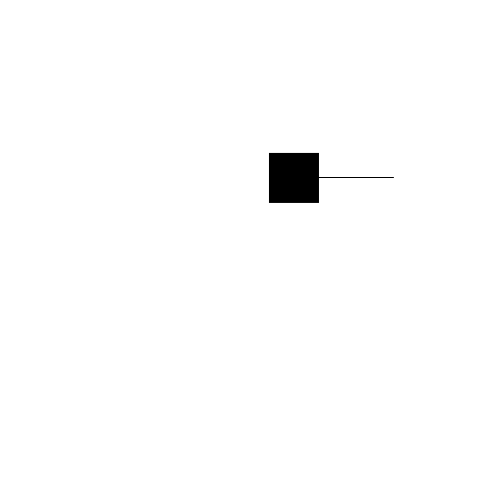
Frame 1 (no input)
Frame 60 (the mouse pressed at the canvas centre just before this capture): identical to frame 1, image omitted
Frame 120 (the mouse held since frame 60 and released just before this capture): identical to frame 1, image omitted

The Processing sketch that drew this single still picture (run headless with seeded random() and noise(); from frame 60 on, the mouse is pressed at the canvas centre):

// Processing sketch: ch7_MoverAsCar
// ── ch7_MoverAsCar.pde
Mover car;

void setup() {
  size(500, 500);

  car = new Mover(new PVector(random(100, width-100), random(100, height-100)), 1);
}

void draw() {
  background(255);

  car.update();
  car.checkEdge();
  car.display();
}

void keyPressed() {
  if (keyCode == RIGHT) {
    PVector acc = new PVector(0.1, 0);
    car.applyForce(acc);
  } 

  if (keyCode == LEFT) {
    PVector acc = new PVector(-0.1, 0);
    car.applyForce(acc);
  }
  
  if (keyCode == UP) {
    PVector acc = new PVector(0, -0.1);
    car.applyForce(acc);
  }

  if (keyCode == DOWN) {
    PVector acc = new PVector(0, 0.1);
    car.applyForce(acc);
  }
  
}

// ── Mover.pde
class Mover {

  PVector loc, vel, acc;
  float mass;
  float rad;
  
  Mover(PVector loc_, float mass_) {
    loc = loc_;
    vel = new PVector(0, 0);
    acc = new PVector(0, 0);
    mass = mass_;
    rad = mass * 50;
  }

  void applyForce(PVector f) {
    // F = m*a
    // F/m = a
    // a = F/m
    PVector a = PVector.div(f, mass); 
    acc.add(a);
  }

  void checkEdge() {
    if (loc.x < 0) {
      loc.x = width;
    } else if (loc.x > width) {
      loc.x = 0;
    }
    if (loc.y < 0) {
      loc.y = height;
    } else if (loc.y > height) {
      loc.y = 0;
    }
  }

  void update() {

    vel.add(acc); // (new)vel = (old)vel + acc
    loc.add(vel); // (new)loc = (old)loc + vel
    vel.limit(10);
        
    acc.mult(0);
  }
  
  
  void display() {
    
    //float angle = atan(vel.y/vel.x);
    float angle = atan2(vel.y, vel.x);
    //float angle = vel.heading2D();
    
    
    noStroke();
    fill(0);
    
    pushMatrix();
    translate(loc.x, loc.y);
    rectMode(CENTER);
    rotate(angle);
    rect(0, 0, rad, rad);
    stroke(0);
    line(0, 0, rad*2, 0);
    popMatrix();
  }
}
